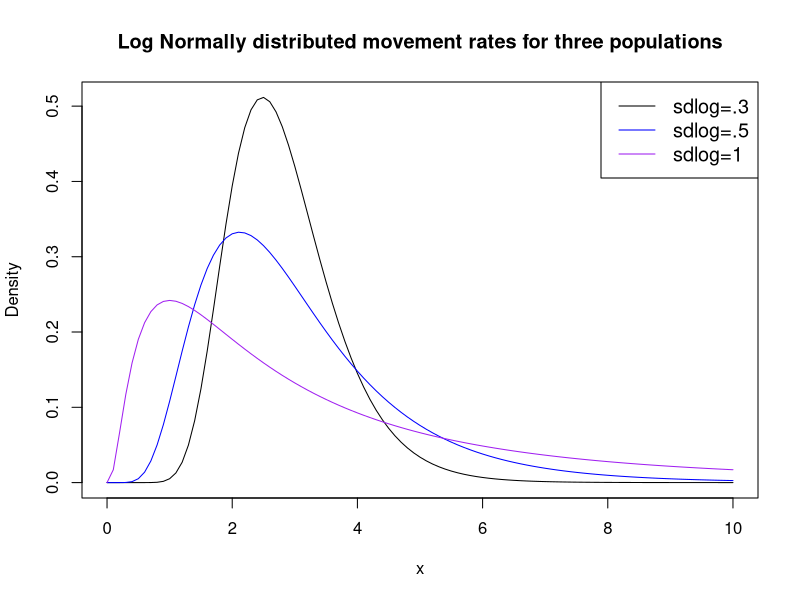
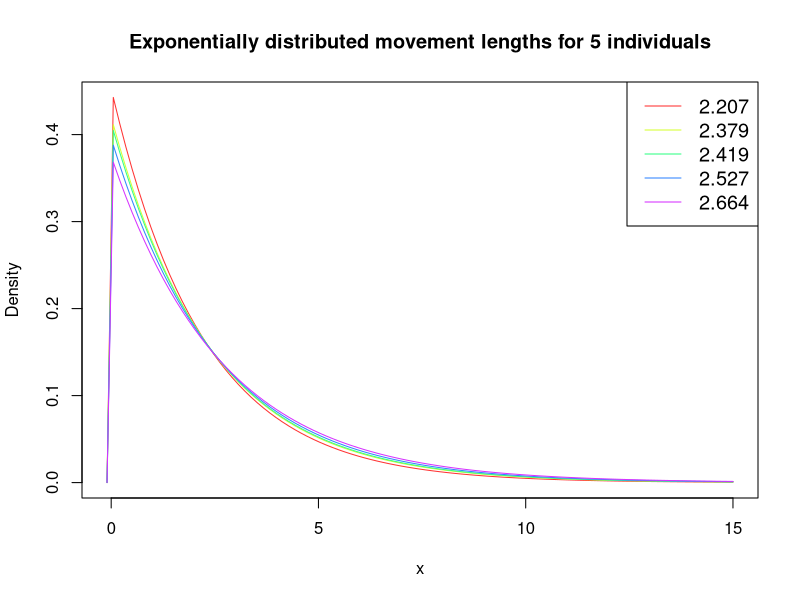
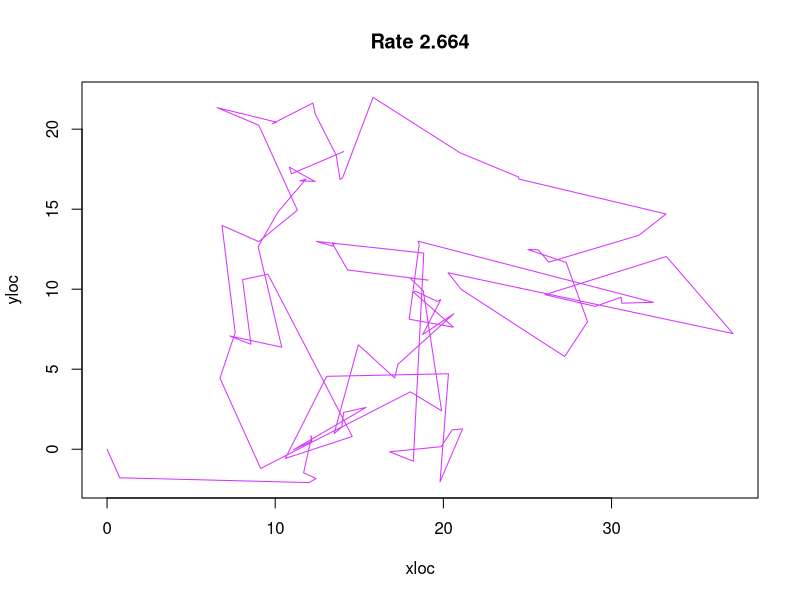
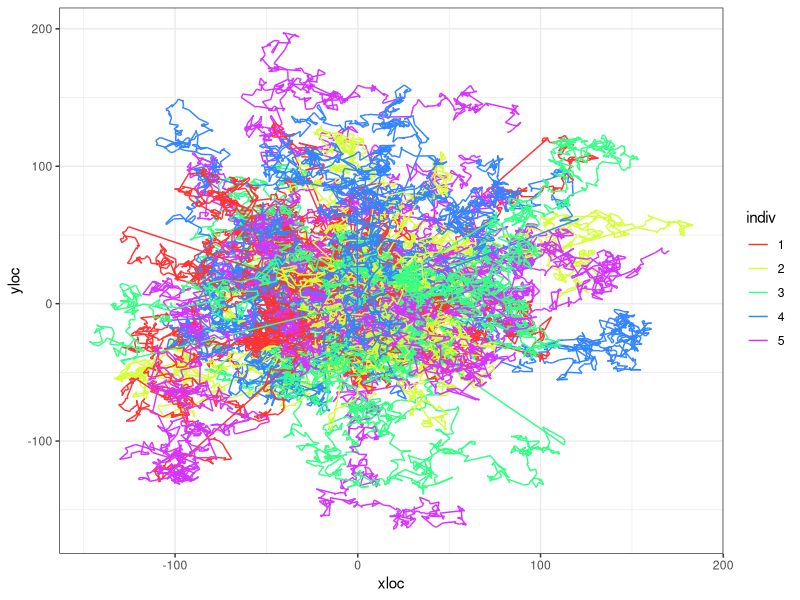
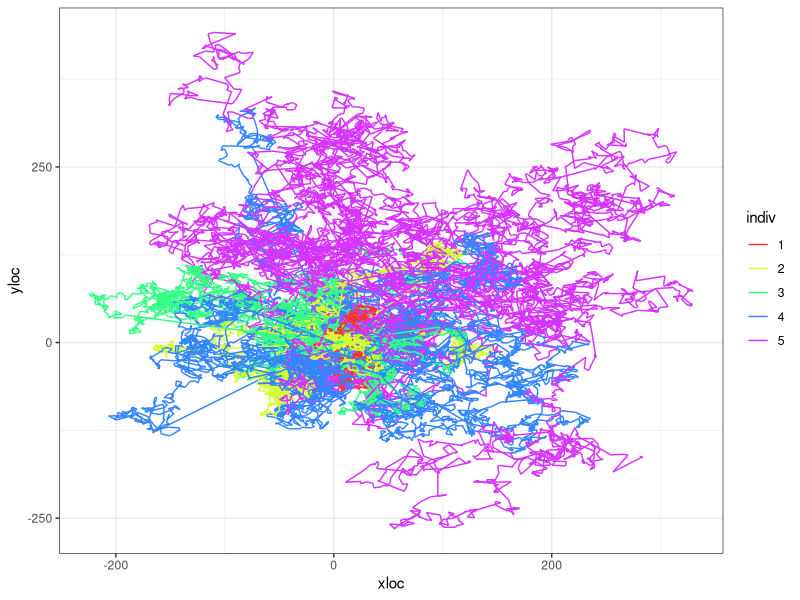
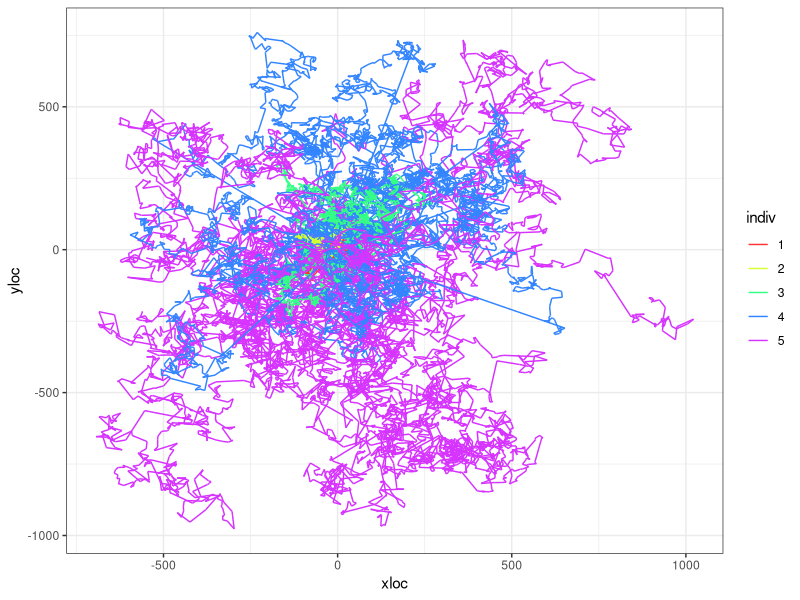
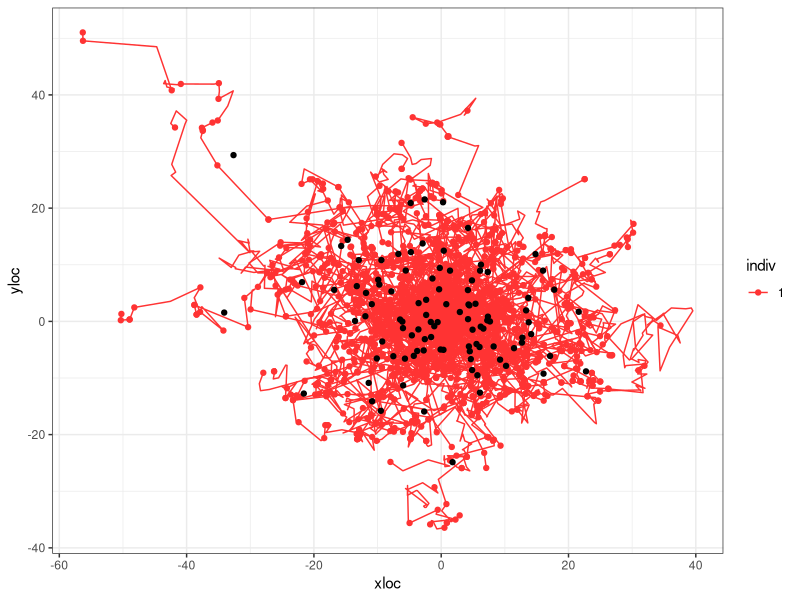
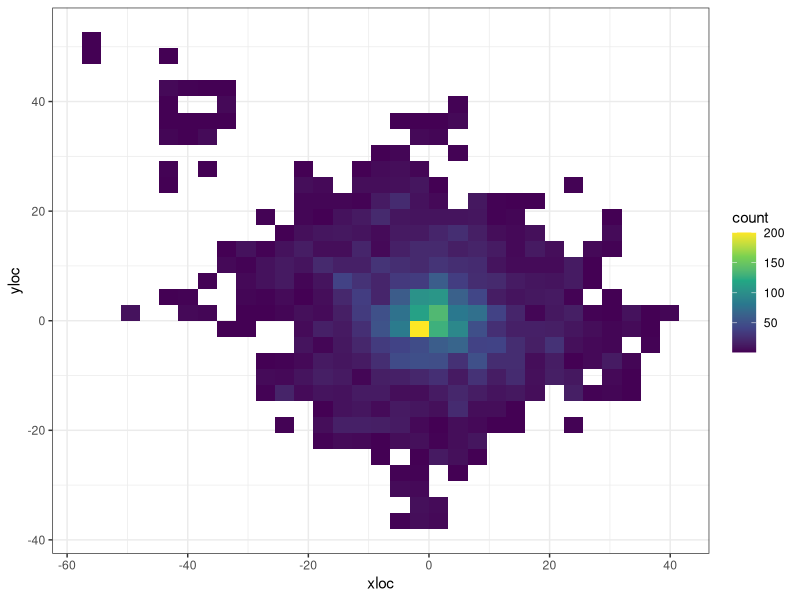

Here is the R script that generated these plots, in order:
## ---- chunk 1
knitr::opts_chunk$set(echo = TRUE)
## ---- chunk 2
library(dplyr)
library(tidyr)
library(ggplot2)
## ---- chunk 3
mycols <- c("black", "blue", "purple")
#create density plots
curve(dlnorm(x, meanlog=1, sdlog=.3), from=0, to=10, col=mycols[1],
      main = 'Log Normally distributed movement rates for three populations', #add title
      ylab = 'Density', #change y-axis label
      )
curve(dlnorm(x, meanlog=1, sdlog=.5), from=0, to=10, col=mycols[2], add=TRUE)
curve(dlnorm(x, meanlog=1, sdlog=1), from=0, to=10, col=mycols[3], add=TRUE)

#add legend
legend("topright", legend=c("sdlog=.3", "sdlog=.5", "sdlog=1"),
       col=mycols, lty=1, cex=1.2)
## ---- chunk 4
m_1 <- sort(round(rlnorm(5, meanlog = 1, sdlog = 0.3),3))
m_2 <- sort(round(rlnorm(5, meanlog = 1, sdlog = 0.5),3))
m_3 <- sort(round(rlnorm(5, meanlog = 1, sdlog = 1),3))
## ---- chunk 5

mycols <- rainbow(5, s=0.8)

range <- c(-0.1,15)
#create density plots
curve(dexp(x, 1/m_1[1]), #notice rate for exponential is 1/movement rate.
      from=range[1], to=range[2], 
      col=mycols[1],
      main = 'Exponentially distributed movement lengths for 5 individuals', #add title
      ylab = 'Density', #change y-axis label
      )
for(i in 2:5){
  curve(dexp(x, 1/m_1[i]), 
        from=range[1], to=range[2],
        col=mycols[i], add=TRUE)
}

#add legend
legend("topright", legend= m_1,
       col=mycols, lty=1, cex=1.2)
## ---- chunk 6
t <- 100 # Number of time steps
individual <- 5

tru.rate <- m_1[individual] # In case I want to do scale 1/rate
movedist <- rexp(t, rate = 1/tru.rate)
angle <- runif(t, min = 0, max = 360)
distx <- movedist*cos(angle)
xloc <- c(0, cumsum(distx))
disty <- movedist*sin(angle)
yloc <- c(0, cumsum(disty))
animalTraj <- data.frame(time = 0:t, xloc = xloc, yloc = yloc)

plot(x = xloc, y = yloc, col = mycols[individual], type = "l", main = paste("Rate", tru.rate))

## ---- chunk 7
sim_movement <- function(prm, t = 1000, plot.it = TRUE, return.data.frame = FALSE){
  tru.rate <- round(prm, 3)
  movedist <- rexp(t, rate = 1/tru.rate)
  angle <- runif(t, min = 0, max = 360)
  distx <- movedist*cos(angle)
  xloc <- c(0, cumsum(distx))
  disty <- movedist*sin(angle)
  yloc <- c(0, cumsum(disty))
  animalTraj <- data.frame(time = 0:t, xloc = xloc, yloc = yloc)
  if(plot.it == TRUE){
    plot(x = xloc, y = yloc, type = "l", main = paste("Rate=",tru.rate))
  }
  if(return.data.frame == TRUE){
    return(animalTraj)
  }
}
## ---- chunk 8

df <- NULL

for(j in 1:individual){
  for(k in 1:10){
  a <- sim_movement(m_1[j], plot.it = FALSE, return.data.frame = TRUE) %>% 
    mutate(indiv = as.factor(j),
           run = paste("r_", k))
  df <- rbind.data.frame(df, a)
}
}
  

df %>% 
  ggplot(., aes(x = xloc, y=yloc, group = run, color = indiv)) +
  geom_path() +
  scale_color_manual(values = mycols) +
  theme_bw()
## ---- chunk 9

df <- NULL

for(j in 1:individual){
  for(k in 1:10){
  a <- sim_movement(m_2[j], plot.it = FALSE, return.data.frame = TRUE) %>% 
    mutate(indiv = as.factor(j),
           run = paste("r_", k))
  df <- rbind.data.frame(df, a)
}
}
  

df %>% 
  ggplot(., aes(x = xloc, y=yloc, group = run, color = indiv)) +
  geom_path() +
  scale_color_manual(values = mycols) +
  theme_bw()
## ---- chunk 10

df <- NULL

for(j in 1:individual){
  for(k in 1:10){
  a <- sim_movement(m_3[j], plot.it = FALSE, return.data.frame = TRUE) %>% 
    mutate(indiv = as.factor(j),
           run = paste("r_", k))
  df <- rbind.data.frame(df, a)
}
}
  

df %>% 
  ggplot(., aes(x = xloc, y=yloc, group = run, color = indiv)) +
  geom_path() +
  scale_color_manual(values = mycols) +
  theme_bw()
## ---- chunk 11
sim_seeds <- function(nseeds = 20, m.prms = NULL,...){
  grt <- round(rgamma(nseeds, shape = 4, scale = 5))
  t.grt <- max(grt)

  df <- sim_movement(m.prms, t = t.grt, plot.it = FALSE, return.data.frame = TRUE)

  df %>% 
    left_join(., data.frame(s.id = 1:nseeds, time = grt)) %>% 
    mutate(disp = sqrt(xloc^2+yloc^2)) -> df
  
  return(df)
}

summ_seeds <- function(df = NULL){
  df %>% 
  drop_na(s.id) %>% 
  mutate(xi = (mean(xloc)-xloc)^2,
         yi = (mean(yloc)-yloc)^2) %>% 
  summarise(x = mean(xloc),
            y = mean(yloc),
            av.disp = mean(disp),
            se.disp = sd(disp)/sqrt(n()),
            dsprsn = sum(sqrt(xi+yi))/n()) -> s.df
  return(s.df)
}

# a <- sim_seeds(m.prms = m_1[1])
# summ_seeds(a)
## ---- chunk 12
nruns <- 100

df <- NULL
summ.df <- NULL

for(j in 1:1){
  for(k in 1:nruns){
    a <- sim_seeds(m.prms = m_1[j]) %>% 
      mutate(indiv = as.factor(j),
             run = factor(paste0("r_", k), levels = paste0("r_", 1:nruns)))
    
    b <- summ_seeds(a) %>% 
      mutate(indiv = as.factor(j),
             run = factor(paste0("r_", k), levels = paste0("r_", 1:nruns)))
    
    df <- rbind.data.frame(df, a) 
    summ.df <- rbind.data.frame(summ.df, b) 
}
}
  

df %>% 
  ggplot(., aes(x = xloc, y=yloc, 
                group = run,
                color = indiv)) +
  # facet_wrap(~run) +
  geom_path() +
  scale_color_manual(values = mycols) +
  geom_point(data = df %>% drop_na(s.id), 
             aes(x = xloc, y = yloc)) +
  geom_point(data = summ.df, aes(x = x, y=y), color = "black") +
  theme_bw() 

df %>% 
  ggplot(., aes(x = xloc, y = yloc)) +
  # stat_density_2d(aes(fill = ..level..), geom = "polygon", colour="white") +
  geom_bin2d() +
  # geom_hex() +
  scale_fill_continuous(type = "viridis") +
  theme_bw()
  
summ.df %>% 
  ggplot(., aes(y = dsprsn)) +
  geom_boxplot()

summ.df %>% 
  ggplot(., aes(x = av.disp)) +
  geom_density(color = "blue") + # for the average dispersal per run
  geom_density(data = df %>% drop_na(s.id),
                 aes(x = disp)) + # for every seed
  theme_bw()
## ---- chunk 13
# s.df <- df %>% drop_na(s.id)

s.df <- df %>% drop_na(s.id) %>% 
  sample_n(., 50)
  
library(fitdistrplus)

g <- fitdist(s.df$disp, distr = "weibull")
summary(g)
plot(g)

# library(MASS)
# fitdistr(s.df$disp, densfun = "weibull")
## ---- chunk 14
nruns <- 20

df <- NULL
summ.df <- NULL

for(j in 1:individual){
  for(k in 1:nruns){
    a <- sim_seeds(m.prms = m_1[j]) %>% 
      mutate(indiv = as.factor(j),
             run = factor(paste0("r_", k), levels = paste0("r_", 1:nruns)))
    
    b <- summ_seeds(a) %>% 
      mutate(indiv = as.factor(j),
             run = factor(paste0("r_", k), levels = paste0("r_", 1:nruns)))
    
    df <- rbind.data.frame(df, a) 
    summ.df <- rbind.data.frame(summ.df, b) 
}
}
## ---- chunk 15
df %>% 
  ggplot(., aes(x = xloc, y = yloc)) +
  facet_wrap(~indiv) +
  # stat_density_2d(aes(fill = ..level..), geom = "polygon", colour="white") +
  geom_bin2d() +
  # geom_hex() +
  # scale_fill_continuous(type = "viridis") +
  # geom_point(data = df %>% drop_na(s.id), 
  #            aes(x = xloc, y = yloc)) +
  geom_point(data = summ.df, aes(x = x, y=y), color = "red") +
  theme_bw()
## ---- chunk 16
df %>% 
  drop_na(s.id) %>% 
  ggplot(., aes(x = disp, color = indiv)) +
  geom_density() +
  scale_color_manual(values = mycols) +
  theme_bw()

## ---- chunk 17
summ.df %>% 
  ggplot(., aes(y = dsprsn, x = indiv)) + 
  geom_boxplot()
## ---- chunk 18
s.df <- df %>% drop_na(s.id) %>%
  group_by(indiv) %>%
  sample_n(., 50)

# s.df <- df %>% drop_na(s.id)

weib.fits <- NULL

for(i in 1:individual){
  dat <- s.df %>% 
    filter(indiv == i)
  #g <- fitdist(dat$disp, distr = "weibull", method = 'mle', lower = c(0,0))
  g <- fitdistr(dat$disp, densfun = "weibull", lower = c(0,0))
  prms.weib <- data.frame(est.shape = as.numeric(g$estimate[1]),
                          est.scale = as.numeric(g$estimate[2]),
                          loglik = g$loglik, indiv = i)
  weib.fits <- rbind.data.frame(weib.fits, prms.weib)
  # plot(g)
}

weib.fits
## ---- chunk 19
weib.boot <- NULL

for(j in 1:10){
      s.df <- df %>% drop_na(s.id) %>%
      group_by(indiv) %>%
      sample_n(., 50)
    
    # s.df <- df %>% drop_na(s.id)
    
    weib.fits <- NULL
    
    for(i in 1:individual){
      dat <- s.df %>% 
        filter(indiv == i)
      #g <- fitdist(dat$disp, distr = "weibull", method = 'mle', lower = c(0,0))
      g <- fitdistr(dat$disp, densfun = "weibull", lower = c(0,0))
      prms.weib <- data.frame(est.shape = as.numeric(g$estimate[1]),
                              est.scale = as.numeric(g$estimate[2]),
                              loglik = g$loglik, indiv = i)
      weib.fits <- rbind.data.frame(weib.fits, prms.weib)
      # plot(g)
    }
    
    weib.boot <- rbind.data.frame(weib.boot, weib.fits %>% mutate(boot = j))
}

weib.boot
## ---- chunk 20
library(Hmisc)

weib.boot %>% 
  ggplot(., aes(x = factor(indiv), y = est.scale)) +
  geom_violin() +
  #geom_boxplot(width = 0.1) +
  stat_summary(fun.data=mean_sdl, mult=1, 
                 geom="pointrange", color="red") +
  theme_bw()
